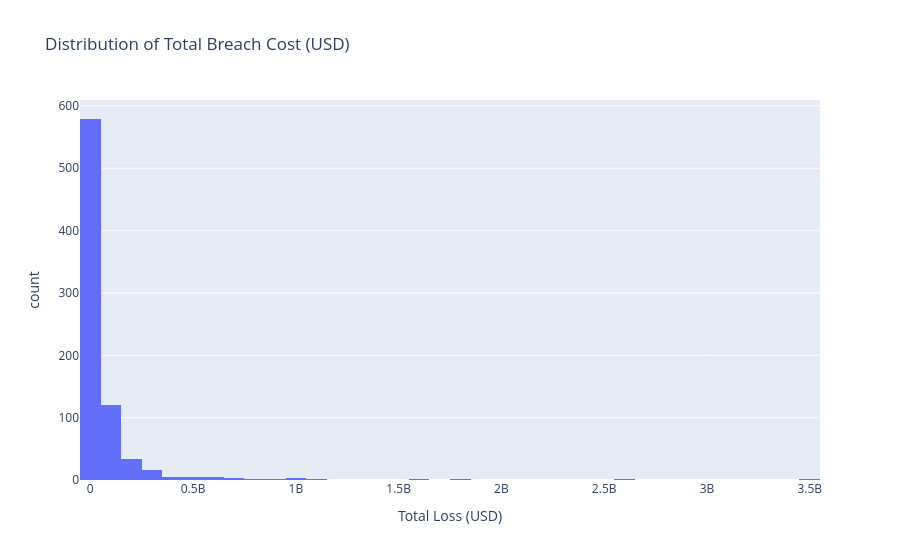

Write notebook code for a chart like this one.
### Code cell
# Distribution of total_loss_usd
fig = px.histogram(
    df.dropna(subset=['total_loss_usd']),
    x='total_loss_usd',
    nbins=50,
    title='Distribution of Total Breach Cost (USD)',
    labels={'total_loss_usd': 'Total Loss (USD)'}
)
fig.show()

# Key stats
print(df['total_loss_usd'].describe())
print(f"\nSkewness: {df['total_loss_usd'].skew():.2f}")

### Figure 1 — Plotly figure (JSON) as saved in the notebook; plotly's stock layout.template omitted (floating-point values rounded to 4 significant figures; data arrays with more than 128 entries replaced by an {"elided": "..."} marker saying what was removed)
{"data": [{"bingroup": "x", "hovertemplate": "Total Loss (USD)=%{x}<br>count=%{y}<extra></extra>", "legendgroup": "", "marker": {"color": "#636efa", "pattern": {"shape": ""}}, "name": "", "nbinsx": 50, "orientation": "v", "showlegend": false, "type": "histogram", "x": {"elided": "778 float values"}, "xaxis": "x", "yaxis": "y"}], "layout": {"autosize": true, "barmode": "relative", "legend": {"tracegroupgap": 0}, "title": {"text": "Distribution of Total Breach Cost (USD)"}, "xaxis": {"anchor": "y", "autorange": true, "domain": [0, 1], "range": [-50000000, 3550000000], "title": {"text": "Total Loss (USD)"}, "type": "linear"}, "yaxis": {"anchor": "x", "autorange": true, "domain": [0, 1], "range": [0, 609.5], "title": {"text": "count"}}}}
